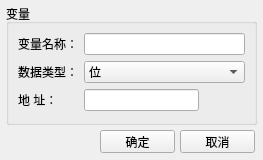
<?xml version="1.0" encoding="UTF-8"?>
<ui version="4.0">
 <class>QVarNewdlg</class>
 <widget class="QDialog" name="QVarNewdlg">
  <property name="geometry">
   <rect>
    <x>0</x>
    <y>0</y>
    <width>263</width>
    <height>160</height>
   </rect>
  </property>
  <property name="windowTitle">
   <string>Dialog</string>
  </property>
  <widget class="QGroupBox" name="groupBox">
   <property name="geometry">
    <rect>
     <x>6</x>
     <y>4</y>
     <width>251</width>
     <height>121</height>
    </rect>
   </property>
   <property name="title">
    <string>变量</string>
   </property>
   <layout class="QGridLayout" name="gridLayout">
    <item row="0" column="0">
     <widget class="QLabel" name="label">
      <property name="text">
       <string>变量名称：</string>
      </property>
     </widget>
    </item>
    <item row="0" column="1" colspan="2">
     <widget class="QLineEdit" name="m_varedit"/>
    </item>
    <item row="2" column="1" colspan="2">
     <widget class="QComboBox" name="combo_datatype">
      <item>
       <property name="text">
        <string>位</string>
       </property>
      </item>
      <item>
       <property name="text">
        <string>16位整数</string>
       </property>
      </item>
      <item>
       <property name="text">
        <string>32位整数</string>
       </property>
      </item>
      <item>
       <property name="text">
        <string>16位正整数</string>
       </property>
      </item>
      <item>
       <property name="text">
        <string>32位正整数</string>
       </property>
      </item>
      <item>
       <property name="text">
        <string>16位BCD码</string>
       </property>
      </item>
      <item>
       <property name="text">
        <string>32位BCD码</string>
       </property>
      </item>
      <item>
       <property name="text">
        <string>32位浮点数</string>
       </property>
      </item>
      <item>
       <property name="text">
        <string>ASCII字符串</string>
       </property>
      </item>
     </widget>
    </item>
    <item row="3" column="1">
     <widget class="QLineEdit" name="m_addredit"/>
    </item>
    <item row="3" column="2">
     <widget class="QPushButton" name="m_addrinput">
      <property name="text">
       <string/>
      </property>
      <property name="icon">
       <iconset resource="../../resourse.qrc">
        <normaloff>:/addressintput/images/address.bmp</normaloff>:/addressintput/images/address.bmp</iconset>
      </property>
      <property name="flat">
       <bool>true</bool>
      </property>
     </widget>
    </item>
    <item row="2" column="0">
     <widget class="QLabel" name="label_3">
      <property name="text">
       <string>数据类型：</string>
      </property>
     </widget>
    </item>
    <item row="3" column="0">
     <widget class="QLabel" name="label_2">
      <property name="text">
       <string>地 址：</string>
      </property>
     </widget>
    </item>
   </layout>
  </widget>
  <widget class="QPushButton" name="m_ok">
   <property name="geometry">
    <rect>
     <x>100</x>
     <y>130</y>
     <width>75</width>
     <height>23</height>
    </rect>
   </property>
   <property name="text">
    <string>确定</string>
   </property>
  </widget>
  <widget class="QPushButton" name="m_cancel">
   <property name="geometry">
    <rect>
     <x>180</x>
     <y>130</y>
     <width>75</width>
     <height>23</height>
    </rect>
   </property>
   <property name="text">
    <string>取消</string>
   </property>
  </widget>
 </widget>
 <resources>
  <include location="../../resourse.qrc"/>
 </resources>
 <connections/>
</ui>
